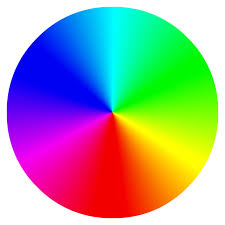
#> input picture python/learning_opencv/color_wheel.jpeg, 225 x 225 px
$ python color.py
#> lines starting #> are read from the running program, lines starting #| are printed output that depends on the picture; after the words box and inside, x2 and y2 are one past the last pixel; in counts of white or black regions, pixels touching at a corner belong together
import cv2
import numpy as np

IMAGE_FILEPATH = "color_wheel.jpeg"
TARGET_FILEPATH = "detected_color_output.jpeg"

image = cv2.imread(IMAGE_FILEPATH)
#> image is the input picture: shape (225, 225, 3); mean B, G, R 159.2, 161.2, 160.6
image = cv2.resize(image, (700, 600))
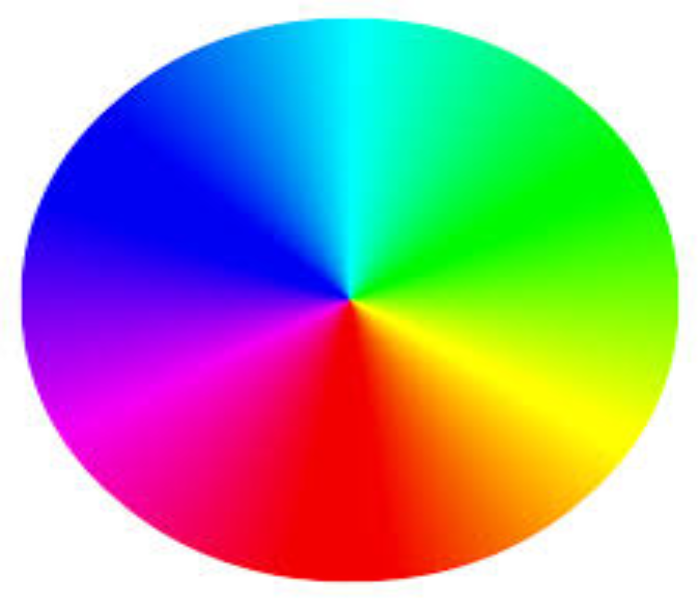
#> image: shape (600, 700, 3); mean B, G, R 159.2, 161.1, 160.6

hsv_image = cv2.cvtColor(image, cv2.COLOR_BGR2HSV)
#> hsv_image: shape (600, 700, 3); mean H, S, V 64.9, 177.5, 249.3

lower_red = np.array([0, 100, 100]) # lower bound of red in hsv
upper_red = np.array([10, 255, 255]) # upper bound of red in hsv

mask_red = cv2.inRange(hsv_image, lower_red, upper_red)
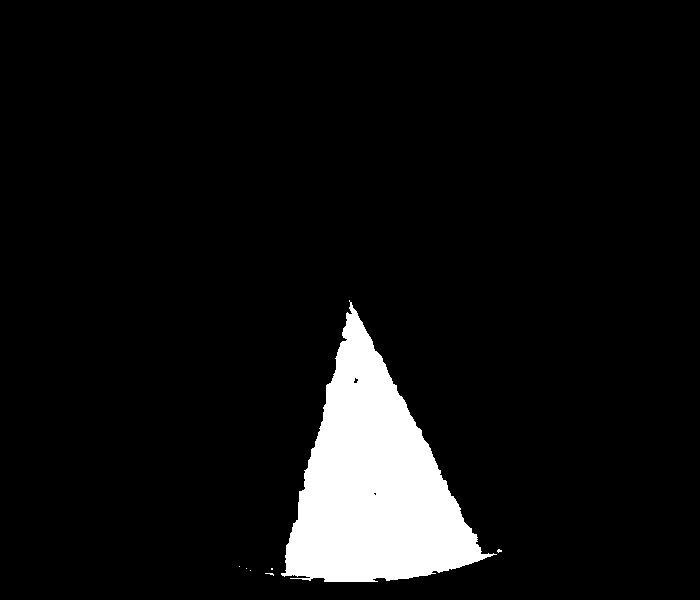
#> mask_red: shape (600, 700); 7% white; 7 white regions (6 under 20 px), largest, box (x1, y1, x2, y2) and area: (281, 300, 497, 582) 29469

lower_blue = np.array([100, 150, 0]) # lower bound of blue in hsv
upper_blue = np.array([140, 255, 255]) # upper bound of blue in hsv

mask_blue = cv2.inRange(hsv_image, lower_blue, upper_blue)
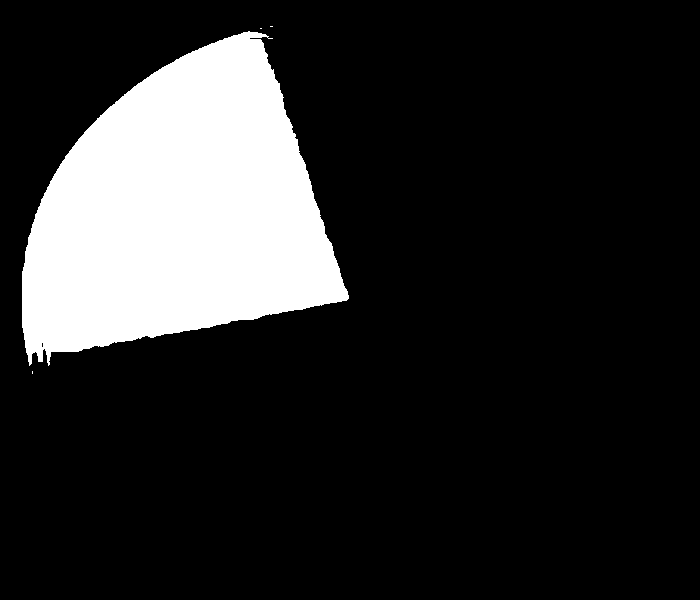
#> mask_blue: shape (600, 700); 16.6% white; 4 white regions (3 under 20 px), largest, box (x1, y1, x2, y2) and area: (22, 31, 349, 366) 69905

lower_green = np.array([40, 100, 100]) # lower bound of green in hsv
upper_green = np.array([80, 255, 255]) # upper bound of green in hsV

mask_green = cv2.inRange(hsv_image, lower_green, upper_green)
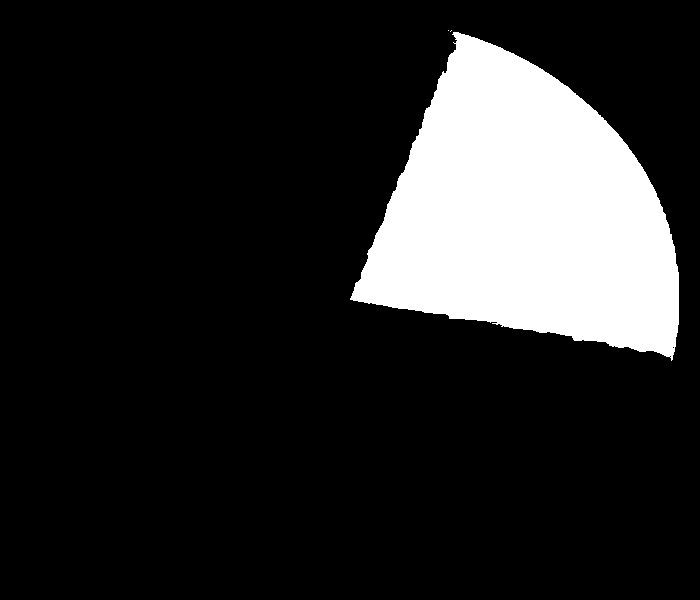
#> mask_green: shape (600, 700); 15.9% white; 3 white regions (2 under 20 px), largest, box (x1, y1, x2, y2) and area: (350, 32, 679, 361) 66912

mask_combined = mask_red | mask_blue | mask_green
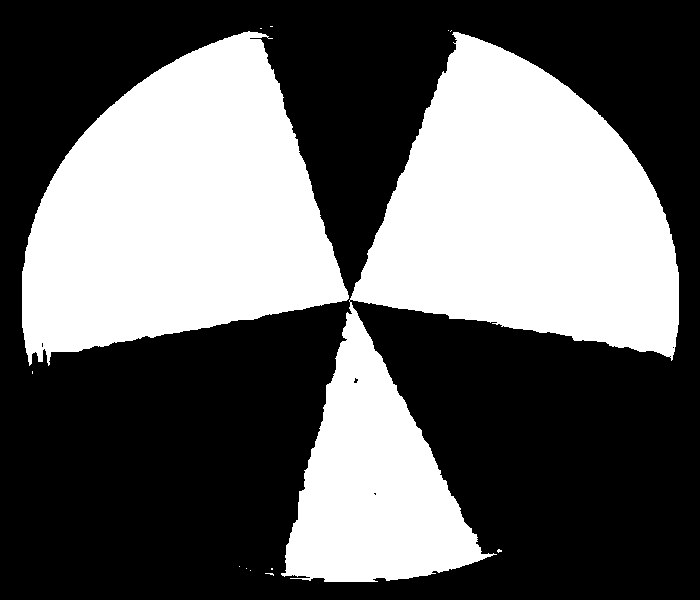
#> mask_combined: shape (600, 700); 39.6% white; 13 white regions (11 under 20 px), largest, box (x1, y1, x2, y2) and area: (281, 32, 679, 582) 96381, (22, 31, 349, 366) 69905

detected_output = cv2.bitwise_and(image, image, mask=mask_combined)
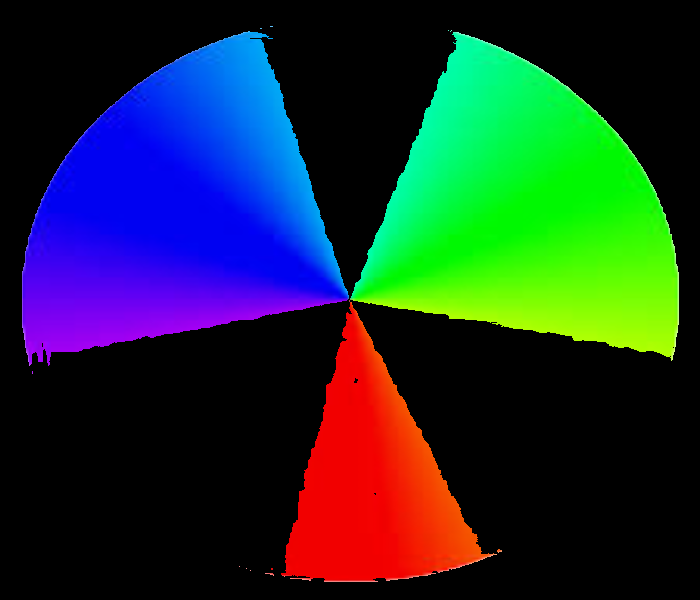
#> detected_output: shape (600, 700, 3); mean B, G, R 47, 46.9, 28.9

cv2.imshow(IMAGE_FILEPATH, image)
cv2.imshow(TARGET_FILEPATH, detected_output)
cv2.imwrite(TARGET_FILEPATH, detected_output)

cv2.waitKey(0)
cv2.destroyAllWindows()
